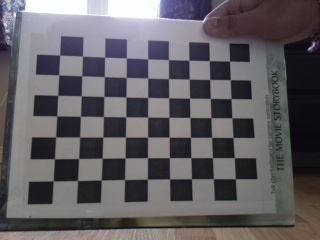
#> input picture computer/chess_board/Image_1.jpg, 320 x 240 px; its folder holds only this picture in this run
$ python picam_calibration.py
#> lines starting #> are read from the running program, lines starting #| are printed output that depends on the picture; after the words box and inside, x2 and y2 are one past the last pixel; in counts of white or black regions, pixels touching at a corner belong together; long printed decimals are rounded

"""
Reference:
OpenCV-Python Tutorials - Camera Calibration and 3D Reconstruction
http://opencv-python-tutroals.readthedocs.org/en/latest/py_tutorials/py_calib3d/py_calibration/py_calibration.html
"""

import cv2
import numpy as np
import glob

# termination criteria
criteria = (cv2.TERM_CRITERIA_EPS + cv2.TERM_CRITERIA_MAX_ITER, 30, 0.001)

# 6x9 chess board, prepare object points, like (0,0,0), (1,0,0), (2,0,0) ....,(6,5,0)
object_point = np.zeros((7*9, 3), np.float32)
object_point[:, :2] = np.mgrid[0:9, 0:7].T.reshape(-1, 2)

# 3d point in real world space
object_points = []
# 2d points in image plane
image_points = []
h, w = 0, 0

images = glob.glob('chess_board/*.jpg')

for file_name in images:
    image = cv2.imread(file_name)
#> image is the input picture: shape (240, 320, 3); mean B, G, R 98.9, 94.3, 98
    gray = cv2.cvtColor(image, cv2.COLOR_BGR2GRAY)
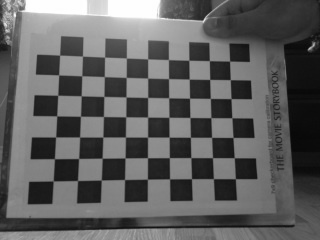
#> gray: shape (240, 320); min 7, max 255, mean 95.9
    h, w = gray.shape[:2]
#> h = 240; w = 320

    # find chess board corners
    ret, corners = cv2.findChessboardCorners(gray, (9, 7), None)
#> ret = True; corners = 63 rows, first 8: [59.58, 55.23], [82.5, 56.07], [104.6, 57.19], [126.4, 58.09], [147.6, 58.91], [168.5, 59.53], [188.8, 60.31], [209.4, 60.66]

    # add object points, image points
    if ret:
        object_points.append(object_point)
        cv2.cornerSubPix(gray, corners, (11, 11), (-1, -1), criteria)
        image_points.append(corners)

        # draw and display the corners
        cv2.drawChessboardCorners(image, (9, 7), corners, ret)
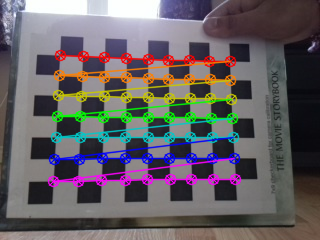
#> image: shape (240, 320, 3); 14.7% of pixels changed, all inside (x1, y1, x2, y2) = (47, 49, 242, 188)
        cv2.imshow('image', image)
        cv2.waitKey(500)

# calibration
retval, cameraMatrix, distCoeffs, rvecs, tvecs = cv2.calibrateCamera(object_points, image_points, (w, h), None, None)
#> retval = 0.103; cameraMatrix = [[312.3, 0, 170.2], [0, 291.7, 114.1], [0, 0, 1]]; distCoeffs = [[0.285, -0.577, -0.00808, 0.0119, -0.229]]; rvecs = ([-0.176, -0.126, 0.000999],); tvecs = ([-5.05, -2.86, 14.54],)

print("camera matrix:\n", cameraMatrix)
#| camera matrix:
#|  [[312.264   0.         170.210]
#|  [  0.         291.700 114.112]
#|  [  0.           0.           1.        ]]

# pi camera intrinsic parameters
ay = cameraMatrix[1, 1]
#> ay = 291.7
u0 = cameraMatrix[0, 2]
#> u0 = 170.2
v0 = cameraMatrix[1, 2]
#> v0 = 114.1
print("Ay:", ay)
#| Ay: 291.700
print("u0:", u0)
#| u0: 170.210
print("v0:", v0)
#| v0: 114.112

cv2.destroyAllWindows()

$ run again, on computer/chess_board/Image_13.jpg
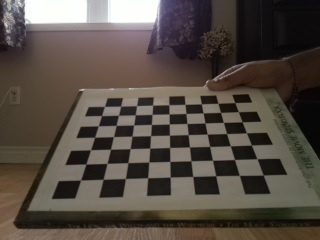
#> input picture computer/chess_board/Image_13.jpg, 320 x 240 px
#> image is the input picture: shape (240, 320, 3); mean B, G, R 68.4, 76.1, 84.7
#> `gray = cv2.cvtColor(image, cv2.COLOR_BGR2GRAY)`:
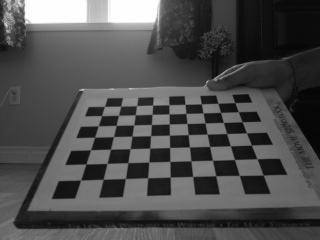
#> gray: shape (240, 320); min 3, max 255, mean 77.8
#> ret = True; corners = 63 rows, first 8: [263.3, 175], [239.4, 175.4], [215.6, 175.7], [192.8, 176.5], [170.2, 177.1], [147.6, 177.7], [125.3, 178.5], [103.2, 179.3]
#> `cv2.drawChessboardCorners(image, (9, 7), corners, ret)`:
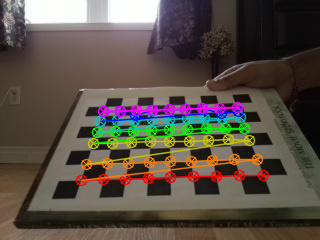
#> image: shape (240, 320, 3); 11.01% of pixels changed, all inside (x1, y1, x2, y2) = (75, 101, 270, 187)
#> retval = 3.3; cameraMatrix = [[167.8, 0, 175.9], [0, 99.73, 121.6], [0, 0, 1]]; distCoeffs = [[1.28, -5.81, 0.187, 0.0185, 7.66]]; rvecs = ([-0.0113, -0.495, -3.13],); tvecs = ([3.73, 3.5, 8.95],)
#| camera matrix:
#|  [[167.756   0.         175.868]
#|  [  0.          99.734 121.596]
#|  [  0.           0.           1.        ]]
#> ay = 99.73
#> u0 = 175.9
#> v0 = 121.6
#| Ay: 99.734
#| u0: 175.868
#| v0: 121.596

$ run again, on computer/chess_board/Image_14.jpg
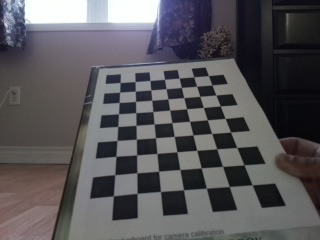
#> input picture computer/chess_board/Image_14.jpg, 320 x 240 px
#> image is the input picture: shape (240, 320, 3); mean B, G, R 90, 86.6, 88.6
#> `gray = cv2.cvtColor(image, cv2.COLOR_BGR2GRAY)`:
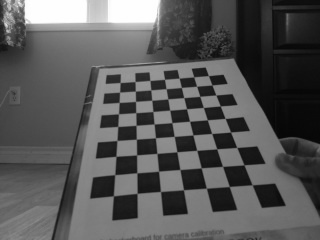
#> gray: shape (240, 320); min 4, max 255, mean 87.6
#> ret = True; corners = 63 rows, first 8: [208.4, 75.59], [212, 85.01], [215.9, 95.08], [220.3, 105.9], [225.2, 118.4], [230.5, 132], [236.7, 147.4], [244, 164.9]
#> `cv2.drawChessboardCorners(image, (9, 7), corners, ret)`:
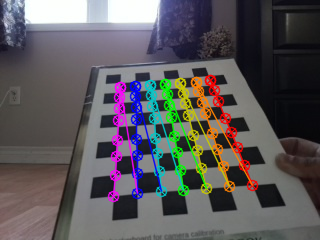
#> image: shape (240, 320, 3); 10.59% of pixels changed, all inside (x1, y1, x2, y2) = (107, 74, 259, 203)
#> retval = 2.66; cameraMatrix = [[74.42, 0, 163.7], [0, 57.87, 122.2], [0, 0, 1]]; distCoeffs = [[-0.0204, -0.0418, 0.0761, 0.0136, 0.0222]]; rvecs = ([-0.0595, 0.0435, 1.46],); tvecs = ([2.95, -4.64, 4.25],)
#| camera matrix:
#|  [[ 74.424   0.         163.711]
#|  [  0.          57.875 122.240]
#|  [  0.           0.           1.        ]]
#> ay = 57.87
#> u0 = 163.7
#> v0 = 122.2
#| Ay: 57.875
#| u0: 163.711
#| v0: 122.240

$ run again, on computer/chess_board/Image_10.jpg
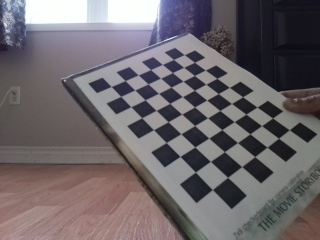
#> input picture computer/chess_board/Image_10.jpg, 320 x 240 px
#> image is the input picture: shape (240, 320, 3); mean B, G, R 106.7, 102.7, 109.1
#> `gray = cv2.cvtColor(image, cv2.COLOR_BGR2GRAY)`:
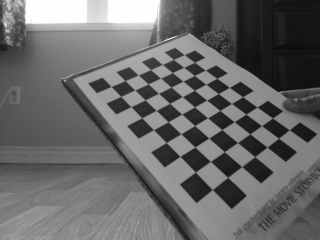
#> gray: shape (240, 320); min 11, max 255, mean 105
#> ret = True; corners = 63 rows, first 8: [184.3, 54.63], [194.5, 62.32], [205.4, 70.13], [217, 78.35], [229.3, 87.4], [242.6, 96.72], [257, 107], [272.5, 118]
#> `cv2.drawChessboardCorners(image, (9, 7), corners, ret)`:
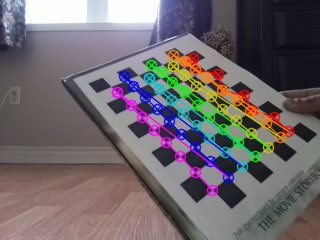
#> image: shape (240, 320, 3); 10.32% of pixels changed, all inside (x1, y1, x2, y2) = (111, 49, 295, 197)
#> retval = 3.32; cameraMatrix = [[304, 0, 149.6], [0, 254.3, 92.42], [0, 0, 1]]; distCoeffs = [[-4.83, 24.31, 0.278, 0.238, -50.61]]; rvecs = ([-0.409, 0.273, 0.888],); tvecs = ([2.47, -3.88, 18.54],)
#| camera matrix:
#|  [[303.967    0.         149.556]
#|  [  0.         254.283  92.417]
#|  [  0.           0.           1.        ]]
#> ay = 254.3
#> u0 = 149.6
#> v0 = 92.42
#| Ay: 254.283
#| u0: 149.556
#| v0: 92.417
